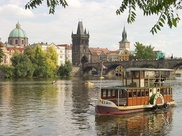
%> input picture 1674/HW2P/prague.jpg, 182 x 136 px, shrunk from 640 x 480 before the run
$ octave part_b.m   (GNU Octave 9; MATLAB toolbox functions it lacks are replaced by stand-ins)
%> lines starting %> are read from the running program, lines starting %| are printed output that depends on the picture; in (x1, y1, x2, y2) boxes, pixels count from 0 and x2, y2 are one past the last pixel; in counts of white or black regions, pixels touching at a corner belong together; the program's own positions count from 1
### 1674/HW2P/energy_image.m
function return_value = energy_image(im)
    image_gray = rgb2gray(im);
    x_diff = double(imfilter(image_gray, [-1,0,1; -1, 0, -1; -1, 0, -1]));
    y_diff = double(imfilter(image_gray, [-1, -1, -1; 0, 0, 0; 1, 1, 1]));
    return_value = sqrt(x_diff .^2 + y_diff .^ 2);
end

### 1674/HW2P/cumulative_minimum_energy_map.m
% Code written for CS1674 by Adriana Kovashka
% DO NOT SHARE as students in the next issue might need to implement this

function [M] = cumulative_minimum_energy_map(energyImage, seamDirection)

    if(strcmp(seamDirection, 'VERTICAL'))

        % compute from top to bottom

        [num_rows, num_cols] = size(energyImage);
        M = zeros(size(energyImage));
        M(1:num_rows, 1:num_cols) = -Inf;

        M(1, :) = energyImage(1, :);

        for i = 2:num_rows
            for j = 1:num_cols
                if(j > 1)
                    if(j < num_cols)    % standard case
                        M(i, j) = energyImage(i, j) + min([M(i-1, j-1) M(i-1, j) M(i-1, j+1)]);
                    else    % if only have two cells above (at right image boundary)
                        M(i, j) = energyImage(i, j) + min([M(i-1, j-1) M(i-1, j)]);
                    end
                else        % at left image boundary
                    M(i, j) = energyImage(i, j) + min([M(i-1, j) M(i-1, j+1)]);
                end
                assert(~isinf(M(i, j)));
            end
        end

    else
        assert(strcmp(seamDirection, 'HORIZONTAL'));

        % compute from left to right

        [num_rows, num_cols] = size(energyImage);
        M = zeros(size(energyImage));
        M(1:num_rows, 1:num_cols) = -Inf;

        M(:, 1) = energyImage(:, 1);

        for j = 2:num_cols
            for i = 1:num_rows
                if(i > 1)
                    if(i < num_rows)    % standard case
                        M(i, j) = energyImage(i, j) + min([M(i-1, j-1) M(i, j-1) M(i+1, j-1)]);
                    else                % if only have two cells to the left (at bottom image boundary)
                        M(i, j) = energyImage(i, j) + min([M(i-1, j-1) M(i, j-1)]);
                    end
                else                    % at top image boundary
                    M(i, j) = energyImage(i, j) + min([M(i, j-1) M(i+1, j-1)]);
                end
                assert(~isinf(M(i, j)));
            end
        end

    end


### 1674/HW2P/part_b.m
prague_image = imread('prague.jpg');
%> prague_image is the input picture: size 136x182x3 uint8; mean R, G, B 156.5, 149.6, 132.7
mall_image = imread('mall.jpg');
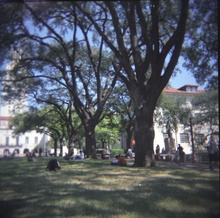
%> input picture 1674/HW2P/mall.jpg, 220 x 218 px, shrunk from 775 x 769 before the run
%> mall_image is the input picture: size 218x220x3 uint8; mean R, G, B 83.8, 88.4, 96.4

energy_image_prague = energy_image(prague_image);
%> in energy_image, `x_diff = double(imfilter(image_gray, [-1,0,1; -1, 0, -1; -1, 0, -1]));`:
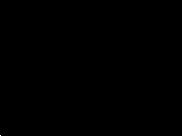
%> x_diff: size 136x182 double; values 0 (black) and 39 (white), 0% white in thin lines or dots, all inside (x1, y1, x2, y2) = (0, 135, 1, 136)
energy_image_mall = energy_image(mall_image);
%> in energy_image (call 2), `x_diff = double(imfilter(image_gray, [-1,0,1; -1, 0, -1; -1, 0, -1]));`: x_diff: size 218x220 double; every value is 0

figure, imshow(energy_image_prague);
saveas(gcf, 'energy_prague.png');

figure, imshow(energy_image_mall);
saveas(gcf, 'energy_mall.png');

hor_string = 'HORIZONTAL';
vert_string = 'VERTICAL';

cumul_min_map_prague_horiz = cumulative_minimum_energy_map(energy_image_prague, hor_string);
%> in cumulative_minimum_energy_map, `M(1:num_rows, 1:num_cols) = -Inf;`: M: size 136x182 double; every value is NaN or infinite
%> in cumulative_minimum_energy_map, `M(:, 1) = energyImage(:, 1);`: M: size 136x182 double; 99.45% of the values are NaN or infinite; the others: min 0, max 255, mean 18.24
cumul_min_map_mall_horiz = cumulative_minimum_energy_map(energy_image_mall, hor_string);
%> in cumulative_minimum_energy_map (call 2), `M(1:num_rows, 1:num_cols) = -Inf;`: M: size 218x220 double; every value is NaN or infinite
%> in cumulative_minimum_energy_map (call 2), `M(:, 1) = energyImage(:, 1);`: M: size 218x220 double; 99.55% of the values are NaN or infinite; the others: min 0, max 135, mean 13.84

cumul_min_map_prague_vert = cumulative_minimum_energy_map(energy_image_prague, vert_string);
%> call 3 of cumulative_minimum_energy_map, with seamDirection = 'VERTICAL'
%> in cumulative_minimum_energy_map (call 3), `M(1, :) = energyImage(1, :);`: M: size 136x182 double; 99.26% of the values are NaN or infinite; the others: min 120, max 255, mean 245.7
%> after the loop in cumulative_minimum_energy_map (call 3), `for i = 2:num_rows`:
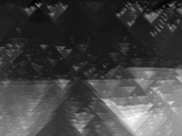
%> M: size 136x182 double; min 120, max 1689, mean 544; drawn with min black and max white
cumul_min_map_mall_vert = cumulative_minimum_energy_map(energy_image_mall, vert_string);
%> call 4 of cumulative_minimum_energy_map, with seamDirection = 'VERTICAL'
%> in cumulative_minimum_energy_map (call 4), `M(1, :) = energyImage(1, :);`:
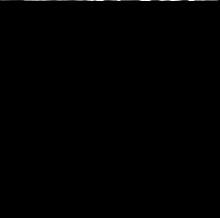
%> M: size 218x220 double; 99.54% of the values are NaN or infinite; the others: min 46, max 255, mean 145.9; drawn with min black, max white, NaN and infinite black
%> after the loop in cumulative_minimum_energy_map (call 4), `for i = 2:num_rows`:
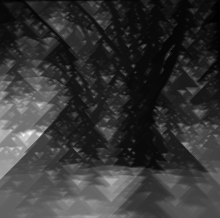
%> M: size 218x220 double; min 46, max 1685, mean 394; drawn with min black and max white

figure, imagesc(cumul_min_map_prague_horiz);
saveas(gcf, 'cumul_min_map_prague_horiz.png');

figure, imagesc(cumul_min_map_prague_vert);
saveas(gcf, 'cumul_min_map_prague_vert.png');

figure, imagesc(cumul_min_map_mall_horiz);
%> after `imagesc(cumul_min_map_mall_horiz)`:
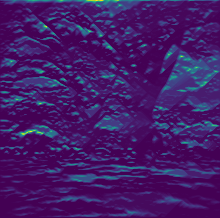
%> displayed picture: size 218x220x3, on the screen's scale of 0 to 255; mean R, G, B 67.7, 26.7, 103.3
saveas(gcf, 'cumul_min_map_mall_horiz.png');

figure, imagesc(cumul_min_map_mall_vert);
%> after `imagesc(cumul_min_map_mall_vert)`:
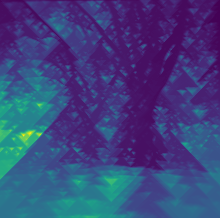
%> displayed picture: size 218x220x3, on the screen's scale of 0 to 255; mean R, G, B 61.2, 67.5, 125.6
saveas(gcf, 'cumul_min_map_mall_vert.png');
